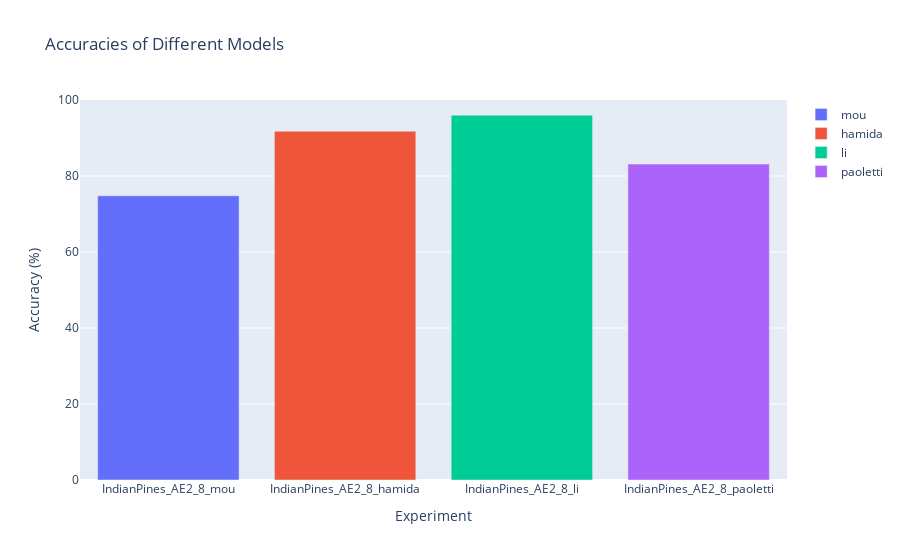

Notebook code for this chart:
### Code cell
# ds = 'Salinas'
# dr = 'FastICA'
plot_acc_by_model(filter_exp_by_substring(df_results, [f'{ds}_{dr}_8']))

### Figure 1 — Plotly figure (JSON) as saved in the notebook; plotly's stock layout.template omitted (floating-point values rounded to 4 significant figures)
{"data": [{"marker": {"color": "#636EFA"}, "name": "mou", "type": "bar", "x": ["IndianPines_AE2_8_mou"], "y": [74.8]}, {"marker": {"color": "#EF553B"}, "name": "hamida", "type": "bar", "x": ["IndianPines_AE2_8_hamida"], "y": [91.78]}, {"marker": {"color": "#00CC96"}, "name": "li", "type": "bar", "x": ["IndianPines_AE2_8_li"], "y": [96.0]}, {"marker": {"color": "#AB63FA"}, "name": "paoletti", "type": "bar", "x": ["IndianPines_AE2_8_paoletti"], "y": [83.14]}], "layout": {"barmode": "group", "showlegend": true, "title": {"text": "Accuracies of Different Models"}, "xaxis": {"title": {"text": "Experiment"}}, "yaxis": {"range": [0, 100], "title": {"text": "Accuracy (%)"}}}}
